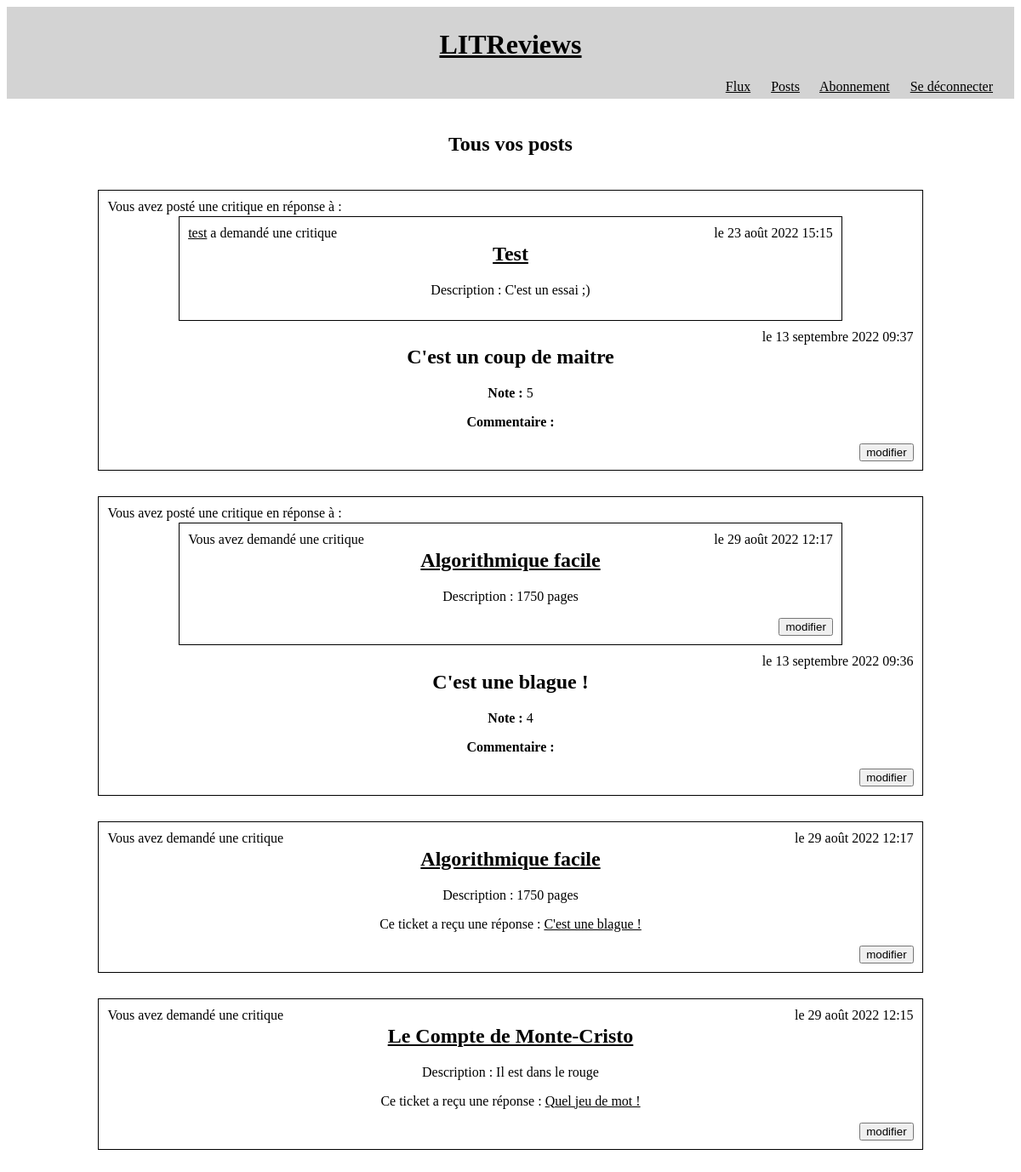
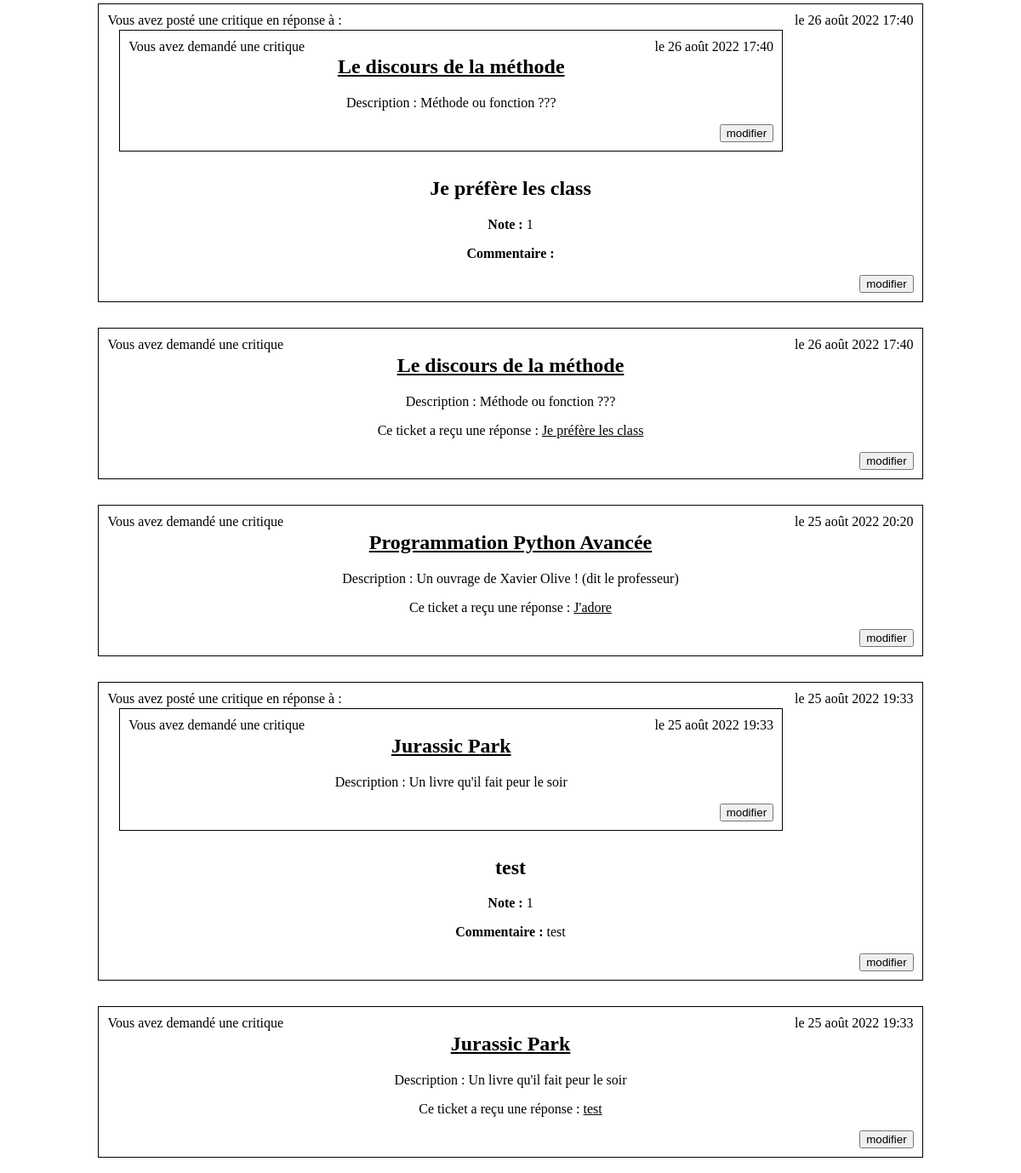
Screenshot of /posts/4 (signed in) with the database file from the repository (2 pictures, top to bottom).
### reviews/models.py (models this page shows, shortened)
class Review(models.Model):
    rating_choices = [(0, 0), (1, 1), (2, 2), (3, 3), (4, 4), (5, 5)]
    ticket = models.ForeignKey(to=Ticket,
                               on_delete=models.CASCADE)
    headline = models.CharField(max_length=128,
                                verbose_name="Titre")
    rating = models.PositiveSmallIntegerField(
        verbose_name="Note",
        choices=rating_choices,
        default=rating_choices[3])
    body = models.CharField(max_length=8192,
                            blank=True,
                            verbose_name="Commentaire")
    user = models.ForeignKey(to=settings.AUTH_USER_MODEL,
                             on_delete=models.CASCADE)
    objects = models.Manager()
    time_created = models.DateTimeField(auto_now_add=True)

class Ticket(models.Model):
    title = models.CharField(verbose_name="Titre", max_length=128)
    description = models.CharField(max_length=2048)
    user = models.ForeignKey(to=settings.AUTH_USER_MODEL,
                             on_delete=models.CASCADE)
    image = models.ImageField(null=True,
                              blank=True)
    time_created = models.DateTimeField(auto_now_add=True)
    objects = models.Manager()

### authentication/models.py (models this page shows)
class User(AbstractUser):
    follows = models.ManyToManyField('self',
                                     through=UserFollows,
                                     through_fields=('user', 'followed_user'),
                                     )

### reviews/views.py (the view)
class PostsList(LoginRequiredMixin, View):
    template_name = 'reviews/posts.html'
    def get(self, request, user_id=None):
        if user_id is None:
            user_id = request.user.id
        posts_user = User.objects.get(id=user_id)
        tickets = Ticket.objects.all().filter(user=posts_user)
        reviews = Review.objects.all().filter(user=posts_user)
        posts = sorted(chain(reviews, tickets),
                       key=lambda x: x.time_created,
                       reverse=True)
        bool_followed = posts_user in request.user.follows.all()
        return render(request,
                      self.template_name,
                      context={'posts': posts,
                               'posts_user': posts_user,
                               'followed': bool_followed})

### reviews/templatetags/blog_extra.py (called while the page is built)
@register.filter
def is_review(instance):
    return type(instance).__name__ == "Review"

@register.filter
def is_ticket(instance):
    return type(instance).__name__ == "Ticket"

### reviews/templates/reviews/posts.html (shortened to what this page needs)
{% extends 'base.html' %}
{% block content %}
<div class="large">
<h2>
    {% if posts_user == request.user %}
    Tous vos posts</h2>
    {% endif %}
</div>
{% include 'reviews/partials/posts_list.html' %}
{% endblock content %}

### reviews/templates/reviews/partials/review-block.html
<div class="block large">
  <div class="legend">
    {% if review.user == user %}
    Vous avez
    {% else %}
    <a href="{% url 'posts' review.user.id %}">{{ review.user.username }}</a> a
    {% endif %}
    posté une critique en réponse à :
</div>
{% include 'reviews/partials/ticket-block.html' with ticket=review.ticket condensed=True %}
<p class="floating">le {{ review.time_created }}</p>
        <h2>{{ review.headline }}</h2>
        <p><strong>Note : </strong>{{ review.rating }}</p>
        <p><strong>Commentaire : </strong>{{ review.body }}</p>
    {% if review.user == user %}
        {% url 'modify_review' review.ticket.id review.id as link %}
        {% include 'reviews/partials/button_snippet.html' with link=link class='floating' text='modifier' %}
    {% endif %}
    </div>

### reviews/templates/reviews/partials/ticket-block.html
<div class="block large">
    <div class="legend">
        {% if ticket.user == user %}
        Vous avez
        {% else %}
        <a href="{% url 'posts' ticket.user.id %}">{{ ticket.user.username }}</a> a
        {% endif %}
        demandé une critique
    </div>
    <p class="floating">le {{ ticket.time_created }}</p>
    <h2><a href="{% url 'ticket-detail' ticket.id %}">{{ ticket.title }}</a></h2>
    <p>Description : {{ ticket.description }}</p>
    {% if not condensed %}
        {% for review in ticket.review_set.all %}
                <p>Ce ticket a reçu une réponse : <a href="{% url 'review-detail' review.id %}">{{ review.headline }}</a></p>
        {% empty %}
                <p>Ce ticket n'a pas encore obtenu de réponse. <a href="{% url 'add_review_to_ticket' ticket.id %}"><button formaction="" form="">Poster une review</button></a></p>
        {% endfor %}
    {% endif %}
    {% if ticket.user == user %}
        {% url 'modify_ticket' ticket.id as link %}
        {% include 'reviews/partials/button_snippet.html' with link=link class='floating' text='modifier' %}
    {% endif %}
</div>

### reviews/templates/reviews/partials/button_snippet.html
<a href="{{ link }}"><button class="{{ class }}" formaction="" form="">{{ text }}</button></a>

### static/LITReview/styles.css (style rules this page uses)
* :visited, * :link { color: black; }
.block { min-width: 45%; display: inline-block; border: 1px solid black; padding: 10px; margin-top: 20px; margin-bottom: 10px; margin-left: 10px; margin-right: 10px; text-align: center; }
.large { min-width: 80%; text-align: center; }
.legend { position:absolute; }
.floating { float: right; margin: auto; }

### rows the page displays
Review: shows "Vous avez", time_created "13 septembre 2022 09:37", headline "C'est un coup de maitre", rating "5", text "modifier"
Ticket: user.username "test", time_created "23 août 2022 15:15", title "Test", description "C'est un essai ;)"
Review: shows "Vous avez", text "modifier modifier", time_created "13 septembre 2022 09:36", headline "C'est une blague !", rating "4"
Ticket: time_created "29 août 2022 12:17", title "Algorithmique facile", description "1750 pages", shows "Vous avez", text "modifier"
Ticket: shows "Vous avez", time_created "29 août 2022 12:15", title "Le Compte de Monte-Cristo", description "Il est dans le rouge", text "modifier"
Review: headline "Quel jeu de mot !"
Review: shows "Vous avez", text "modifier modifier", time_created "26 août 2022 17:40", headline "Je préfère les class", rating "1"
Ticket: time_created "26 août 2022 17:40", title "Le discours de la méthode", description "Méthode ou fonction ???", shows "Vous avez", text "modifier"
Ticket: shows "Vous avez", time_created "25 août 2022 20:20", title "Programmation Python Avancée", description "Un ouvrage de Xavier Olive ! (dit le professeur)", text "modifier"
Review: headline "J'adore"
Review: shows "Vous avez", text "modifier modifier", time_created "25 août 2022 19:33", headline "test", rating "1", body "test"
Ticket: time_created "25 août 2022 19:33", title "Jurassic Park", description "Un livre qu'il fait peur le soir", shows "Vous avez", text "modifier"
